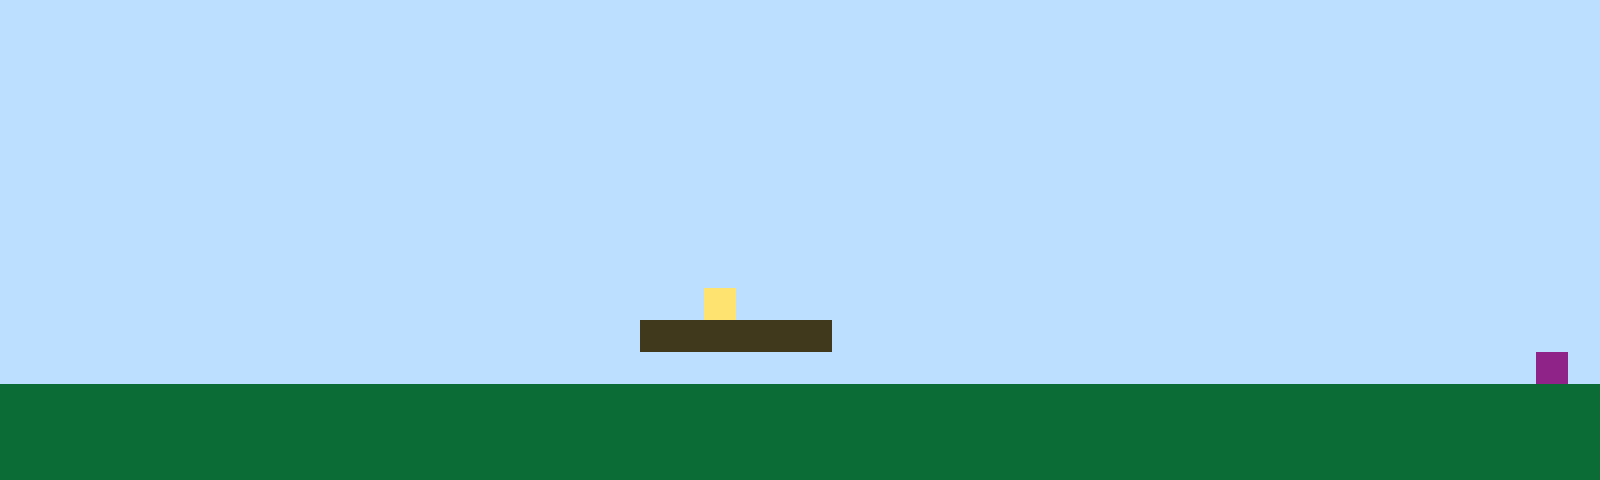

A level layout from a 2D game, rendered from its tile map. Below: a short description, then the map file with its tile-grid data intact:
An orthogonal 50x15 tile map with 32x32 px tiles, 1 tile layer (Tile Layer 1).

<map version="1.10" tiledversion="1.11.2" orientation="orthogonal" renderorder="right-up" width="50" height="15" tilewidth="32" tileheight="32" infinite="0" nextlayerid="2" nextobjectid="1"><editorsettings><export target="map1.csv" format="csv" /></editorsettings><tileset firstgid="1" name="sprites" tilewidth="32" tileheight="32" tilecount="6" columns="3"><image source="sprites.png" width="96" height="64" /></tileset><layer id="1" name="Tile Layer 1" width="50" height="15"><data encoding="csv">1,1,1,1,1,1,1,1,1,1,1,1,1,1,1,1,1,1,1,1,1,1,1,1,1,1,1,1,1,1,1,1,1,1,1,1,1,1,1,1,1,1,1,1,1,1,1,1,1,1,1,1,1,1,1,1,1,1,1,1,1,1,1,1,1,1,1,1,1,1,1,1,1,1,1,1,1,1,1,1,1,1,1,1,1,1,1,1,1,1,1,1,1,1,1,1,1,1,1,1,1,1,1,1,1,1,1,1,1,1,1,1,1,1,1,1,1,1,1,1,1,1,1,1,1,1,1,1,1,1,1,1,1,1,1,1,1,1,1,1,1,1,1,1,1,1,1,1,1,1,1,1,1,1,1,1,1,1,1,1,1,1,1,1,1,1,1,1,1,1,1,1,1,1,1,1,1,1,1,1,1,1,1,1,1,1,1,1,1,1,1,1,1,1,1,1,1,1,1,1,1,1,1,1,1,1,1,1,1,1,1,1,1,1,1,1,1,1,1,1,1,1,1,1,1,1,1,1,1,1,1,1,1,1,1,1,1,1,1,1,1,1,1,1,1,1,1,1,1,1,1,1,1,1,1,1,1,1,1,1,1,1,1,1,1,1,1,1,1,1,1,1,1,1,1,1,1,1,1,1,1,1,1,1,1,1,1,1,1,1,1,1,1,1,1,1,1,1,1,1,1,1,1,1,1,1,1,1,1,1,1,1,1,1,1,1,1,1,1,1,1,1,1,1,1,1,1,1,1,1,1,1,1,1,1,1,1,1,1,1,1,1,1,1,1,1,1,1,1,1,1,1,1,1,1,1,1,1,1,1,1,1,1,1,1,1,1,1,1,1,1,1,1,1,1,1,1,1,1,1,1,1,1,1,1,1,1,1,1,1,1,1,1,1,1,1,1,1,1,1,1,1,1,1,1,1,1,1,1,1,1,1,1,1,1,1,1,1,1,1,1,1,1,1,1,1,1,1,1,1,1,1,1,1,1,1,1,1,1,1,1,1,1,1,1,1,1,1,1,1,1,1,1,1,1,1,1,1,1,1,1,1,1,1,1,1,1,1,1,1,1,1,4,1,1,1,1,1,1,1,1,1,1,1,1,1,1,1,1,1,1,1,1,1,1,1,1,1,1,1,1,1,1,1,1,1,1,1,1,1,1,1,1,1,1,1,1,1,1,1,3,3,3,3,3,3,1,1,1,1,1,1,1,1,1,1,1,1,1,1,1,1,1,1,1,1,1,1,1,1,1,1,1,1,1,1,1,1,1,1,1,1,1,1,1,1,1,1,1,1,1,1,1,1,1,1,1,1,1,1,1,1,1,1,1,1,1,1,1,1,1,1,1,1,1,1,1,1,6,1,2,2,2,2,2,2,2,2,2,2,2,2,2,2,2,2,2,2,2,2,2,2,2,2,2,2,2,2,2,2,2,2,2,2,2,2,2,2,2,2,2,2,2,2,2,2,2,2,2,2,2,2,2,2,2,2,2,2,2,2,2,2,2,2,2,2,2,2,2,2,2,2,2,2,2,2,2,2,2,2,2,2,2,2,2,2,2,2,2,2,2,2,2,2,2,2,2,2,2,2,2,2,2,2,2,2,2,2,2,2,2,2,2,2,2,2,2,2,2,2,2,2,2,2,2,2,2,2,2,2,2,2,2,2,2,2,2,2,2,2,2,2,2,2,2,2,2,2,2,2</data></layer></map>
